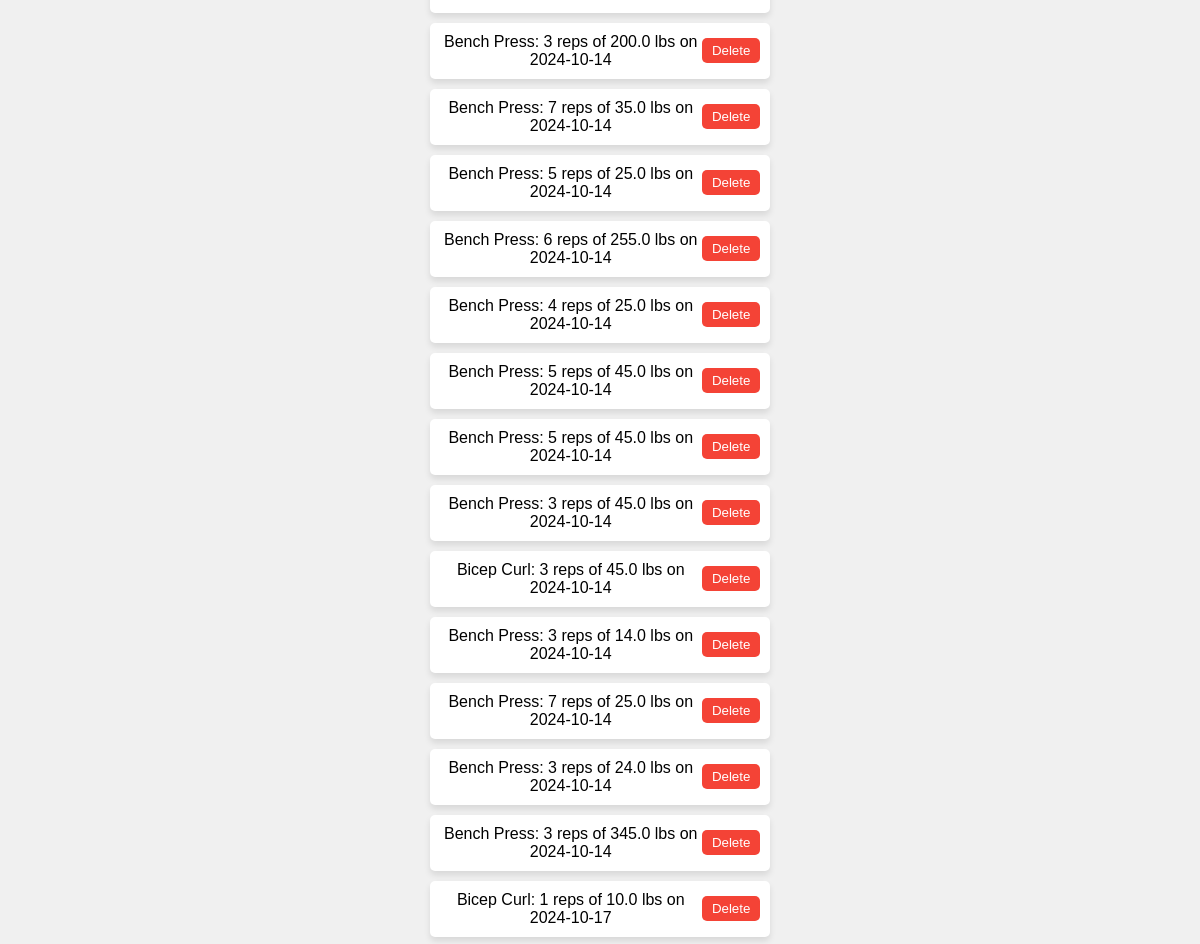
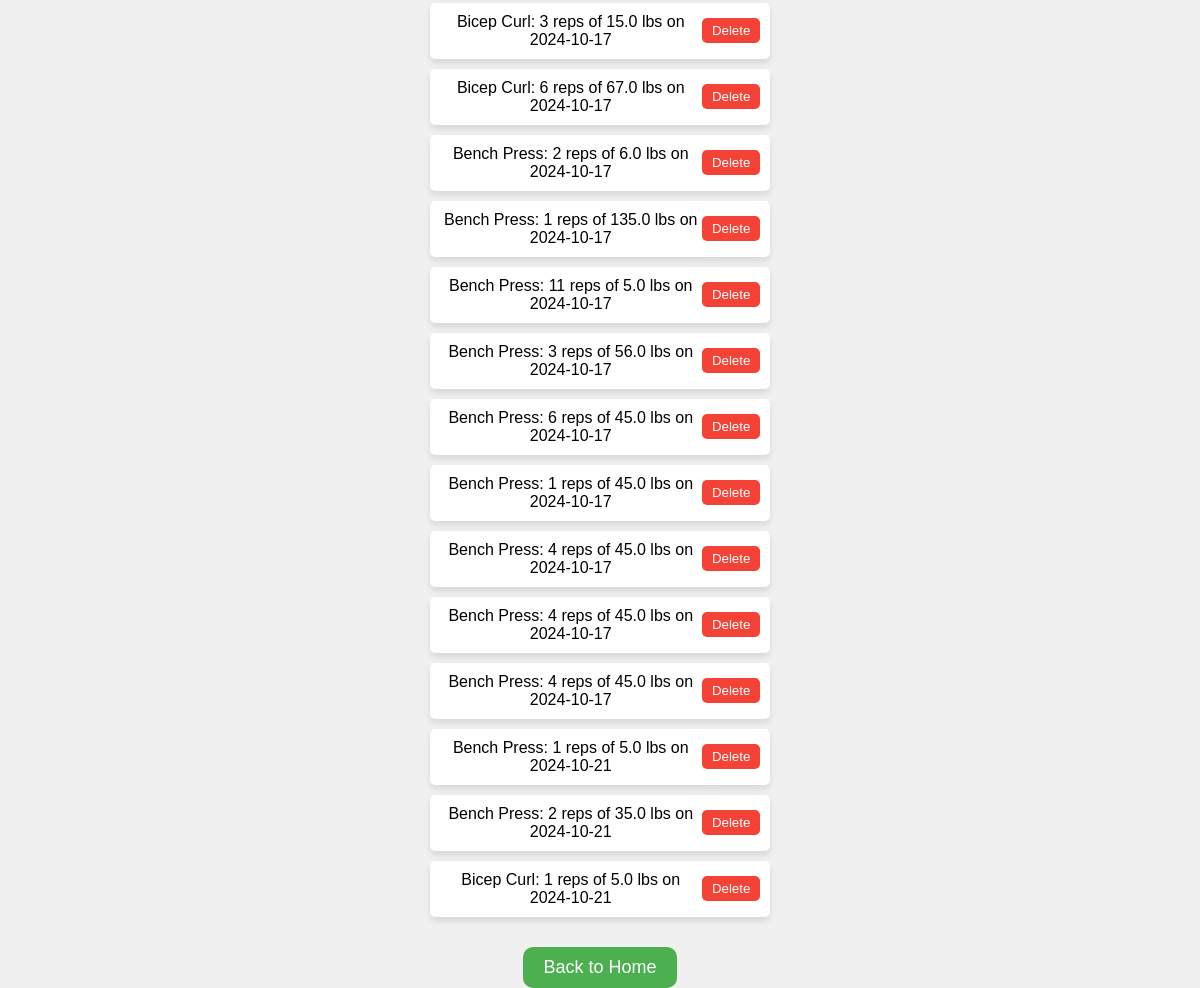
Screenshot of /views/my_exercises (signed in) with the database file from the repository (2 pictures, top to bottom).
### views.py (models this page shows, shortened)
class ExerciseData(db.Model):
    id = db.Column(db.Integer, primary_key=True)
    exercise = db.Column(db.String(100), nullable=False)
    reps = db.Column(db.Integer, nullable=False)
    weight = db.Column(db.Float, nullable=False)
    user_id = db.Column(db.Integer, db.ForeignKey('user.id'), nullable=False)
    date_performed = db.Column(db.DateTime, default=datetime.utcnow)

### views.py (the view)
@views.route('/my_exercises')
@login_required
def my_exercises():
    user_exercises = ExerciseData.query.filter_by(user_id=current_user.id).all()
    return render_template('my_exercises.html', exercises=user_exercises)

### views.py (called while the page is built)
@login_manager.user_loader
def load_user(user_id):
    return User.query.get(int(user_id))

### templates/my_exercises.html (shortened to what this page needs)
<!DOCTYPE html>
<html lang="en">
<head>
</head>
<body>
    <div class="container">
        {% for exercise in exercises %}
        <div class="exercise-item">
            <p>{{ exercise.exercise }}: {{ exercise.reps }} reps of {{ exercise.weight }} lbs on {{ exercise.date_performed.strftime('%Y-%m-%d') }}</p>
            <form action="{{ url_for('views.delete_exercise', exercise_id=exercise.id) }}" method="POST" style="margin: 0;">
                <button type="submit" class="delete-button">Delete</button>
            </form>
        </div>
        {% else %}
        <p>No exercise history found.</p>
        {% endfor %}
        <a href="{{ url_for('views.home') }}" class="back-button">Back to Home</a>
    </div>
</body>
</html>

### templates/my_exercises.html (style rules this page uses)
body, html { height: 100%; margin: 0; font-family: Arial, sans-serif; display: flex; justify-content: center; align-items: center; background-color: #f0f0f0; }
.container { width: 80%; max-width: 800px; text-align: center; }
.exercise-item { display: flex; justify-content: space-between; align-items: center; background-color: #fff; padding: 10px; border-radius: 5px; margin-bottom: 10px; box-shadow: 0px 4px 6px rgba(0, 0, 0, 0.1); }
.exercise-item p { margin: 0; }
.delete-button { background-color: #f44336; color: white; padding: 5px 10px; border: none; border-radius: 5px; cursor: pointer; }
.back-button { display: inline-block; margin-top: 20px; padding: 10px 20px; font-size: 18px; background-color: #4CAF50; color: white; text-align: center; text-decoration: none; border-radius: 10px; }

### rows the page displays
ExerciseData: exercise "Bench Press", reps "3", weight "200.0", date_performed "2024-10-14"
ExerciseData: exercise "Bench Press", reps "7", weight "35.0", date_performed "2024-10-14"
ExerciseData: exercise "Bench Press", reps "5", weight "25.0", date_performed "2024-10-14"
ExerciseData: exercise "Bench Press", reps "6", weight "255.0", date_performed "2024-10-14"
ExerciseData: exercise "Bench Press", reps "4", weight "25.0", date_performed "2024-10-14"
ExerciseData: exercise "Bench Press", reps "5", weight "45.0", date_performed "2024-10-14"
ExerciseData: exercise "Bench Press", reps "5", weight "45.0", date_performed "2024-10-14"
ExerciseData: exercise "Bench Press", reps "3", weight "45.0", date_performed "2024-10-14"
ExerciseData: exercise "Bicep Curl", reps "3", weight "45.0", date_performed "2024-10-14"
ExerciseData: exercise "Bench Press", reps "3", weight "14.0", date_performed "2024-10-14"
ExerciseData: exercise "Bench Press", reps "7", weight "25.0", date_performed "2024-10-14"
ExerciseData: exercise "Bench Press", reps "3", weight "24.0", date_performed "2024-10-14"
ExerciseData: exercise "Bench Press", reps "3", weight "345.0", date_performed "2024-10-14"
ExerciseData: exercise "Bicep Curl", reps "1", weight "10.0", date_performed "2024-10-17"
ExerciseData: exercise "Bicep Curl", reps "3", weight "15.0", date_performed "2024-10-17"
ExerciseData: exercise "Bicep Curl", reps "6", weight "67.0", date_performed "2024-10-17"
ExerciseData: exercise "Bench Press", reps "2", weight "6.0", date_performed "2024-10-17"
ExerciseData: exercise "Bench Press", reps "1", weight "135.0", date_performed "2024-10-17"
ExerciseData: exercise "Bench Press", reps "11", weight "5.0", date_performed "2024-10-17"
ExerciseData: exercise "Bench Press", reps "3", weight "56.0", date_performed "2024-10-17"
ExerciseData: exercise "Bench Press", reps "6", weight "45.0", date_performed "2024-10-17"
ExerciseData: exercise "Bench Press", reps "1", weight "45.0", date_performed "2024-10-17"
ExerciseData: exercise "Bench Press", reps "4", weight "45.0", date_performed "2024-10-17"
ExerciseData: exercise "Bench Press", reps "4", weight "45.0", date_performed "2024-10-17"
ExerciseData: exercise "Bench Press", reps "4", weight "45.0", date_performed "2024-10-17"
ExerciseData: exercise "Bench Press", reps "1", weight "5.0", date_performed "2024-10-21"
ExerciseData: exercise "Bench Press", reps "2", weight "35.0", date_performed "2024-10-21"
ExerciseData: exercise "Bicep Curl", reps "1", weight "5.0", date_performed "2024-10-21"
